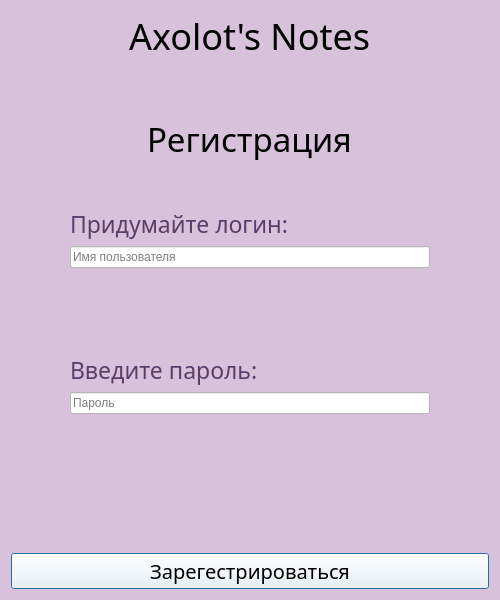
<?xml version="1.0" encoding="UTF-8"?>
<ui version="4.0">
 <class>SigninWindow</class>
 <widget class="QDialog" name="SigninWindow">
  <property name="geometry">
   <rect>
    <x>0</x>
    <y>0</y>
    <width>500</width>
    <height>600</height>
   </rect>
  </property>
  <property name="maximumSize">
   <size>
    <width>500</width>
    <height>600</height>
   </size>
  </property>
  <property name="windowTitle">
   <string>Axolot's Notes - sign in</string>
  </property>
  <property name="windowIcon">
   <iconset resource="res.qrc">
    <normaloff>:/icons/icons/axolot.png</normaloff>:/icons/icons/axolot.png</iconset>
  </property>
  <property name="styleSheet">
   <string notr="true">background-color: rgb(216, 193, 219);</string>
  </property>
  <layout class="QVBoxLayout" name="verticalLayout_6">
   <item>
    <layout class="QVBoxLayout" name="verticalLayout_3">
     <property name="leftMargin">
      <number>50</number>
     </property>
     <property name="rightMargin">
      <number>50</number>
     </property>
     <item alignment="Qt::AlignmentFlag::AlignHCenter">
      <widget class="QLabel" name="label">
       <property name="font">
        <font>
         <family>Ravie</family>
         <pointsize>27</pointsize>
         <italic>false</italic>
         <bold>false</bold>
        </font>
       </property>
       <property name="styleSheet">
        <string notr="true">font: 27pt &quot;Ravie&quot;;
background-color: none;</string>
       </property>
       <property name="text">
        <string>Axolot's Notes</string>
       </property>
      </widget>
     </item>
    </layout>
   </item>
   <item>
    <spacer name="verticalSpacer_2">
     <property name="orientation">
      <enum>Qt::Orientation::Vertical</enum>
     </property>
     <property name="sizeType">
      <enum>QSizePolicy::Policy::Fixed</enum>
     </property>
     <property name="sizeHint" stdset="0">
      <size>
       <width>20</width>
       <height>40</height>
      </size>
     </property>
    </spacer>
   </item>
   <item>
    <widget class="QFrame" name="Frame">
     <property name="styleSheet">
      <string notr="true"/>
     </property>
     <layout class="QVBoxLayout" name="verticalLayout_4">
      <item>
       <layout class="QVBoxLayout" name="verticalLayout_5">
        <property name="leftMargin">
         <number>30</number>
        </property>
        <property name="rightMargin">
         <number>30</number>
        </property>
        <item alignment="Qt::AlignmentFlag::AlignHCenter">
         <widget class="QLabel" name="label_3">
          <property name="font">
           <font>
            <family>Sitka</family>
            <pointsize>25</pointsize>
            <italic>false</italic>
            <bold>false</bold>
           </font>
          </property>
          <property name="styleSheet">
           <string notr="true">font: 25pt &quot;Sitka&quot;;
background-color: none;
color: black</string>
          </property>
          <property name="text">
           <string>Регистрация</string>
          </property>
         </widget>
        </item>
       </layout>
      </item>
      <item>
       <layout class="QVBoxLayout" name="verticalLayout">
        <property name="leftMargin">
         <number>50</number>
        </property>
        <property name="topMargin">
         <number>40</number>
        </property>
        <property name="rightMargin">
         <number>50</number>
        </property>
        <property name="bottomMargin">
         <number>40</number>
        </property>
        <item>
         <widget class="QLabel" name="label_login">
          <property name="font">
           <font>
            <family>Sitka</family>
            <pointsize>17</pointsize>
            <italic>false</italic>
            <bold>false</bold>
           </font>
          </property>
          <property name="styleSheet">
           <string notr="true">font: 17pt &quot;Sitka&quot;;
color: rgb(91, 61, 107)</string>
          </property>
          <property name="text">
           <string>Придумайте логин:</string>
          </property>
         </widget>
        </item>
        <item>
         <widget class="QLineEdit" name="lineEdit_login">
          <property name="styleSheet">
           <string notr="true">QLineEdit {
background-color: white;
font: 11pt &quot;Sitka&quot;;
color: black;
}
QLineEdit:hover {
background-color: rgb(225, 225, 225);
}

QLineEdit:pressed {
background-color: white;
}</string>
          </property>
          <property name="inputMask">
           <string/>
          </property>
          <property name="text">
           <string/>
          </property>
          <property name="frame">
           <bool>true</bool>
          </property>
          <property name="readOnly">
           <bool>false</bool>
          </property>
          <property name="placeholderText">
           <string>Имя пользователя</string>
          </property>
          <property name="clearButtonEnabled">
           <bool>true</bool>
          </property>
         </widget>
        </item>
       </layout>
      </item>
      <item>
       <layout class="QVBoxLayout" name="verticalLayout_2">
        <property name="leftMargin">
         <number>50</number>
        </property>
        <property name="topMargin">
         <number>40</number>
        </property>
        <property name="rightMargin">
         <number>50</number>
        </property>
        <property name="bottomMargin">
         <number>40</number>
        </property>
        <item>
         <widget class="QLabel" name="label_password">
          <property name="font">
           <font>
            <family>Sitka</family>
            <pointsize>17</pointsize>
            <italic>false</italic>
            <bold>false</bold>
           </font>
          </property>
          <property name="styleSheet">
           <string notr="true">font: 17pt &quot;Sitka&quot;;
color: rgb(91, 61, 107)</string>
          </property>
          <property name="text">
           <string>Введите пароль:</string>
          </property>
         </widget>
        </item>
        <item>
         <widget class="QLineEdit" name="lineEdit_password">
          <property name="styleSheet">
           <string notr="true">QLineEdit {
background-color: white;
font: 11pt &quot;Sitka&quot;;
color: black;
}
QLineEdit:hover {
background-color: rgb(225, 225, 225);
}

QLineEdit:pressed {
background-color: white;
}</string>
          </property>
          <property name="echoMode">
           <enum>QLineEdit::EchoMode::PasswordEchoOnEdit</enum>
          </property>
          <property name="placeholderText">
           <string>Пароль</string>
          </property>
          <property name="clearButtonEnabled">
           <bool>true</bool>
          </property>
         </widget>
        </item>
       </layout>
      </item>
     </layout>
    </widget>
   </item>
   <item>
    <widget class="QLabel" name="label_error">
     <property name="styleSheet">
      <string notr="true">color: rgb(0, 0, 0);</string>
     </property>
     <property name="text">
      <string/>
     </property>
    </widget>
   </item>
   <item>
    <spacer name="verticalSpacer">
     <property name="orientation">
      <enum>Qt::Orientation::Vertical</enum>
     </property>
     <property name="sizeHint" stdset="0">
      <size>
       <width>20</width>
       <height>40</height>
      </size>
     </property>
    </spacer>
   </item>
   <item>
    <widget class="QPushButton" name="btn_signup">
     <property name="font">
      <font>
       <family>Sitka</family>
       <pointsize>15</pointsize>
       <italic>false</italic>
       <bold>false</bold>
      </font>
     </property>
     <property name="styleSheet">
      <string notr="true">QPushButton {
background-color: white;
font: 15pt &quot;Sitka&quot;;
}
QPushButton:hover {
background-color: rgb(225, 225, 225);
}

QPushButton:pressed {
background-color: rgb(225, 225, 225);
}</string>
     </property>
     <property name="text">
      <string>Зарегестрироваться</string>
     </property>
    </widget>
   </item>
  </layout>
 </widget>
 <resources>
  <include location="res.qrc"/>
 </resources>
 <connections/>
</ui>
